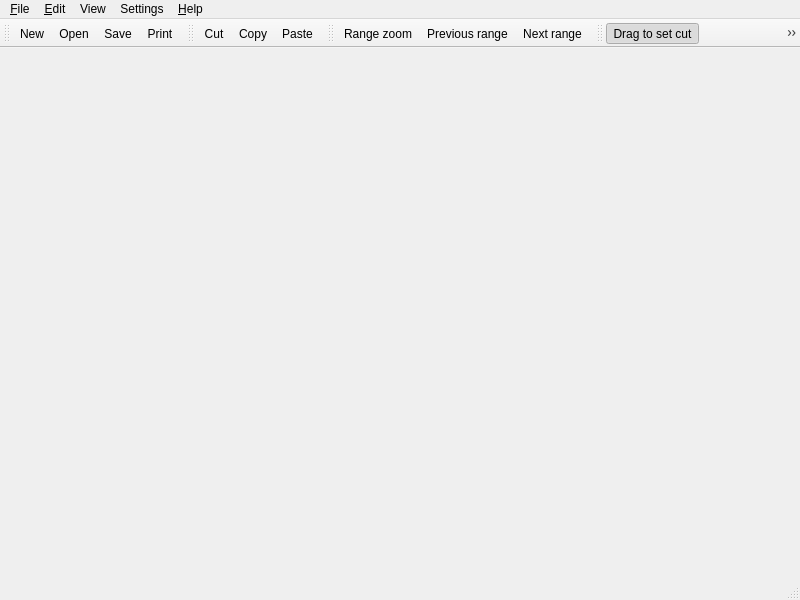
 <widget class="QMainWindow" name="CanvasWindowBase">
  <property name="geometry">
   <rect>
    <x>0</x>
    <y>0</y>
    <width>800</width>
    <height>600</height>
   </rect>
  </property>
  <property name="windowTitle">
   <string>MainWindow</string>
  </property>
  <widget class="QWidget" name="widget"/>
  <widget class="QMenuBar" name="menubar">
   <property name="geometry">
    <rect>
     <x>0</x>
     <y>0</y>
     <width>800</width>
     <height>22</height>
    </rect>
   </property>
   <widget class="QMenu" name="menu_File">
    <property name="title">
     <string>&amp;File</string>
    </property>
    <addaction name="actionNew"/>
    <addaction name="action_Open"/>
    <addaction name="action_Browse"/>
    <addaction name="action_Save"/>
    <addaction name="actionSave_As"/>
    <addaction name="actionSave_All"/>
    <addaction name="actionSave_All_As"/>
    <addaction name="actionClose"/>
    <addaction name="separator"/>
    <addaction name="actionSave_selected_as_image"/>
    <addaction name="separator"/>
    <addaction name="actionCreate_Ntuple"/>
    <addaction name="actionExport_data_source"/>
    <addaction name="separator"/>
    <addaction name="action_Print"/>
    <addaction name="actionPrinter_Settings"/>
    <addaction name="separator"/>
    <addaction name="separator"/>
    <addaction name="action_Exit"/>
   </widget>
   <widget class="QMenu" name="menuEdit">
    <property name="title">
     <string>&amp;Edit</string>
    </property>
    <addaction name="actionCu_t"/>
    <addaction name="actionC_opy"/>
    <addaction name="action_Paste"/>
    <addaction name="separator"/>
    <addaction name="actionDelete"/>
    <addaction name="separator"/>
    <addaction name="actionSelect_All"/>
    <addaction name="separator"/>
    <addaction name="actionRetile"/>
    <addaction name="actionRetile_Page"/>
    <addaction name="actionUndo"/>
    <addaction name="separator"/>
    <addaction name="actionClear_All"/>
   </widget>
   <widget class="QMenu" name="menuView">
    <property name="title">
     <string>View</string>
    </property>
    <addaction name="actionAdd_page"/>
    <addaction name="separator"/>
    <addaction name="actionLock"/>
    <addaction name="actionUnlock"/>
    <addaction name="actionZoom_in"/>
    <addaction name="actionZoom_out"/>
    <addaction name="actionZoom_reset"/>
    <addaction name="separator"/>
    <addaction name="actionShow_inspector"/>
    <addaction name="actionShow_pick_table"/>
    <addaction name="actionShow_plot_table"/>
    <addaction name="separator"/>
    <addaction name="actionRange_zoom"/>
    <addaction name="actionPrevious_range"/>
    <addaction name="actionNext_range"/>
    <addaction name="separator"/>
    <addaction name="actionDrag_to_set_cut"/>
    <addaction name="actionClick_to_set_cut"/>
    <addaction name="actionDrag_cut_positions"/>
    <addaction name="actionPick_points"/>
    <addaction name="separator"/>
    <addaction name="actionGroup_views"/>
    <addaction name="actionUngroup_views"/>
   </widget>
   <widget class="QMenu" name="menuSettings">
    <property name="title">
     <string>Settings</string>
    </property>
    <addaction name="actionCanvas"/>
    <addaction name="actionPrinter_Settings"/>
    <addaction name="actionFonts"/>
   </widget>
   <widget class="QMenu" name="menu_Help">
    <property name="title">
     <string>&amp;Help</string>
    </property>
    <addaction name="actionHelp"/>
    <addaction name="separator"/>
    <addaction name="actionAbout_HippoDraw"/>
    <addaction name="actionAbout_Qt"/>
   </widget>
   <addaction name="menu_File"/>
   <addaction name="menuEdit"/>
   <addaction name="menuView"/>
   <addaction name="menuSettings"/>
   <addaction name="menu_Help"/>
  </widget>
  <widget class="QStatusBar" name="statusbar"/>
  <widget class="QToolBar" name="fileToolBar">
   <property name="windowTitle">
    <string>File Commands</string>
   </property>
   <property name="iconSize">
    <size>
     <width>24</width>
     <height>24</height>
    </size>
   </property>
   <attribute name="toolBarArea">
    <enum>TopToolBarArea</enum>
   </attribute>
   <attribute name="toolBarBreak">
    <bool>false</bool>
   </attribute>
   <addaction name="actionNew"/>
   <addaction name="action_Open"/>
   <addaction name="action_Save"/>
   <addaction name="action_Print"/>
  </widget>
  <widget class="QToolBar" name="editToolBar">
   <property name="windowTitle">
    <string>Copy/Paste Commands</string>
   </property>
   <property name="iconSize">
    <size>
     <width>24</width>
     <height>24</height>
    </size>
   </property>
   <attribute name="toolBarArea">
    <enum>TopToolBarArea</enum>
   </attribute>
   <attribute name="toolBarBreak">
    <bool>false</bool>
   </attribute>
   <addaction name="actionCu_t"/>
   <addaction name="actionC_opy"/>
   <addaction name="action_Paste"/>
  </widget>
  <widget class="QToolBar" name="viewToolBar">
   <property name="windowTitle">
    <string>Page Commands</string>
   </property>
   <property name="iconSize">
    <size>
     <width>24</width>
     <height>24</height>
    </size>
   </property>
   <attribute name="toolBarArea">
    <enum>TopToolBarArea</enum>
   </attribute>
   <attribute name="toolBarBreak">
    <bool>false</bool>
   </attribute>
   <addaction name="actionRange_zoom"/>
   <addaction name="actionPrevious_range"/>
   <addaction name="actionNext_range"/>
  </widget>
  <widget class="QToolBar" name="cutToolBar">
   <property name="windowTitle">
    <string>Cut Modes</string>
   </property>
   <property name="iconSize">
    <size>
     <width>24</width>
     <height>24</height>
    </size>
   </property>
   <attribute name="toolBarArea">
    <enum>TopToolBarArea</enum>
   </attribute>
   <attribute name="toolBarBreak">
    <bool>false</bool>
   </attribute>
   <addaction name="actionDrag_to_set_cut"/>
   <addaction name="actionClick_to_set_cut"/>
   <addaction name="actionDrag_cut_positions"/>
   <addaction name="actionPick_points"/>
  </widget>
  <action name="actionNew">
   <property name="icon">
    <iconset resource="CanvasWindowBase.qrc">
     <normaloff>:/CanvasWindowBase/images/new.png</normaloff>:/CanvasWindowBase/images/new.png</iconset>
   </property>
   <property name="text">
    <string>&amp;New</string>
   </property>
   <property name="shortcut">
    <string>Ctrl+N</string>
   </property>
  </action>
  <action name="action_Open">
   <property name="icon">
    <iconset resource="CanvasWindowBase.qrc">
     <normaloff>:/CanvasWindowBase/images/open-file.png</normaloff>:/CanvasWindowBase/images/open-file.png</iconset>
   </property>
   <property name="text">
    <string>&amp;Open ...</string>
   </property>
   <property name="shortcut">
    <string>Ctrl+O</string>
   </property>
  </action>
  <action name="action_Browse">
   <property name="text">
    <string>&amp;Browse ...</string>
   </property>
   <property name="toolTip">
    <string>Browse a document file.</string>
   </property>
   <property name="whatsThis">
    <string>Browse a document file without opening it.</string>
   </property>
  </action>
  <action name="action_Save">
   <property name="icon">
    <iconset resource="CanvasWindowBase.qrc">
     <normaloff>:/CanvasWindowBase/images/save.png</normaloff>:/CanvasWindowBase/images/save.png</iconset>
   </property>
   <property name="text">
    <string>&amp;Save</string>
   </property>
   <property name="shortcut">
    <string>Ctrl+S</string>
   </property>
  </action>
  <action name="actionSave_As">
   <property name="text">
    <string>Save &amp;As ...</string>
   </property>
  </action>
  <action name="actionSave_All">
   <property name="text">
    <string>Save All</string>
   </property>
   <property name="toolTip">
    <string>Save canvas and all ntuples</string>
   </property>
  </action>
  <action name="actionSave_All_As">
   <property name="text">
    <string>Save All As ...</string>
   </property>
   <property name="toolTip">
    <string>Save document and ntuples to file</string>
   </property>
  </action>
  <action name="actionClose">
   <property name="text">
    <string>&amp;Close</string>
   </property>
  </action>
  <action name="actionSave_selected_as_image">
   <property name="text">
    <string>Save selected as image ...</string>
   </property>
  </action>
  <action name="actionCreate_Ntuple">
   <property name="text">
    <string>Create NTuple ...</string>
   </property>
   <property name="toolTip">
    <string>Create NTuple from current datasource</string>
   </property>
   <property name="whatsThis">
    <string>Export the selected data source to text or FITS file.</string>
   </property>
  </action>
  <action name="actionExport_data_source">
   <property name="text">
    <string>Export data source</string>
   </property>
   <property name="toolTip">
    <string>Export data source to file</string>
   </property>
  </action>
  <action name="action_Print">
   <property name="icon">
    <iconset resource="CanvasWindowBase.qrc">
     <normaloff>:/CanvasWindowBase/images/print.png</normaloff>:/CanvasWindowBase/images/print.png</iconset>
   </property>
   <property name="text">
    <string>&amp;Print</string>
   </property>
   <property name="toolTip">
    <string>Print document</string>
   </property>
   <property name="shortcut">
    <string>Ctrl+P</string>
   </property>
  </action>
  <action name="actionPrinter_Settings">
   <property name="text">
    <string>Printer Settings</string>
   </property>
   <property name="toolTip">
    <string>Set printer preferences</string>
   </property>
  </action>
  <action name="action_Exit">
   <property name="text">
    <string>&amp;Exit</string>
   </property>
  </action>
  <action name="actionCu_t">
   <property name="icon">
    <iconset resource="CanvasWindowBase.qrc">
     <normaloff>:/CanvasWindowBase/images/cut.png</normaloff>:/CanvasWindowBase/images/cut.png</iconset>
   </property>
   <property name="text">
    <string>Cu&amp;t</string>
   </property>
   <property name="shortcut">
    <string>Ctrl+X</string>
   </property>
  </action>
  <action name="actionC_opy">
   <property name="icon">
    <iconset resource="CanvasWindowBase.qrc">
     <normaloff>:/CanvasWindowBase/images/copy.png</normaloff>:/CanvasWindowBase/images/copy.png</iconset>
   </property>
   <property name="text">
    <string>C&amp;opy</string>
   </property>
   <property name="shortcut">
    <string>Ctrl+C</string>
   </property>
  </action>
  <action name="action_Paste">
   <property name="icon">
    <iconset resource="CanvasWindowBase.qrc">
     <normaloff>:/CanvasWindowBase/images/paste.png</normaloff>:/CanvasWindowBase/images/paste.png</iconset>
   </property>
   <property name="text">
    <string>&amp;Paste</string>
   </property>
   <property name="whatsThis">
    <string/>
   </property>
   <property name="shortcut">
    <string>Ctrl+V</string>
   </property>
  </action>
  <action name="actionDelete">
   <property name="text">
    <string>Delete</string>
   </property>
   <property name="toolTip">
    <string>Remove from canvas</string>
   </property>
   <property name="whatsThis">
    <string>Remove selected items from canvas without pasting to pasteboard.</string>
   </property>
   <property name="shortcut">
    <string>Del</string>
   </property>
  </action>
  <action name="actionSelect_All">
   <property name="text">
    <string>Select &amp;All</string>
   </property>
   <property name="toolTip">
    <string>Select all canvas items</string>
   </property>
   <property name="shortcut">
    <string>Ctrl+A</string>
   </property>
  </action>
  <action name="actionRetile">
   <property name="text">
    <string>Retile</string>
   </property>
   <property name="toolTip">
    <string>Retile all items on canvas</string>
   </property>
  </action>
  <action name="actionRetile_Page">
   <property name="text">
    <string>Retile Page</string>
   </property>
   <property name="toolTip">
    <string>Retiles the current page</string>
   </property>
  </action>
  <action name="actionUndo">
   <property name="text">
    <string>Undo</string>
   </property>
   <property name="toolTip">
    <string>Restores item to state when selected</string>
   </property>
  </action>
  <action name="actionClear_All">
   <property name="text">
    <string>Clear All</string>
   </property>
   <property name="toolTip">
    <string>Clear all canvas items</string>
   </property>
  </action>
  <action name="actionAdd_page">
   <property name="text">
    <string>Add page</string>
   </property>
   <property name="toolTip">
    <string>Adds a page to the document.</string>
   </property>
  </action>
  <action name="actionLock">
   <property name="text">
    <string>Lock</string>
   </property>
   <property name="toolTip">
    <string>Locks the position and size of selected item.</string>
   </property>
  </action>
  <action name="actionUnlock">
   <property name="enabled">
    <bool>false</bool>
   </property>
   <property name="text">
    <string>Unlock</string>
   </property>
   <property name="toolTip">
    <string>Unlocks the position and size of the selected item</string>
   </property>
  </action>
  <action name="actionZoom_in">
   <property name="text">
    <string>Zoom in</string>
   </property>
   <property name="shortcut">
    <string>Ctrl++</string>
   </property>
  </action>
  <action name="actionZoom_out">
   <property name="text">
    <string>Zoom out</string>
   </property>
   <property name="shortcut">
    <string>Ctrl+-</string>
   </property>
  </action>
  <action name="actionZoom_reset">
   <property name="text">
    <string>Zoom reset</string>
   </property>
   <property name="shortcut">
    <string>Ctrl+0</string>
   </property>
  </action>
  <action name="actionShow_inspector">
   <property name="text">
    <string>Show inspector</string>
   </property>
  </action>
  <action name="actionShow_pick_table">
   <property name="text">
    <string>Show pick table</string>
   </property>
   <property name="toolTip">
    <string>Show a list of selected points.</string>
   </property>
  </action>
  <action name="actionShow_plot_table">
   <property name="text">
    <string>Show plot table</string>
   </property>
   <property name="toolTip">
    <string>Show a table of plots on current canvas</string>
   </property>
  </action>
  <action name="actionRange_zoom">
   <property name="checkable">
    <bool>true</bool>
   </property>
   <property name="icon">
    <iconset resource="CanvasWindowBase.qrc">
     <normaloff>:/CanvasWindowBase/images/zoom.png</normaloff>:/CanvasWindowBase/images/zoom.png</iconset>
   </property>
   <property name="text">
    <string>Range zoom</string>
   </property>
   <property name="toolTip">
    <string>Toggles range zoom mode</string>
   </property>
  </action>
  <action name="actionPrevious_range">
   <property name="icon">
    <iconset resource="CanvasWindowBase.qrc">
     <normaloff>:/CanvasWindowBase/images/previous.png</normaloff>:/CanvasWindowBase/images/previous.png</iconset>
   </property>
   <property name="text">
    <string>Previous range</string>
   </property>
   <property name="toolTip">
    <string>Sets range to previoius saved one</string>
   </property>
  </action>
  <action name="actionNext_range">
   <property name="icon">
    <iconset resource="CanvasWindowBase.qrc">
     <normaloff>:/CanvasWindowBase/images/next.png</normaloff>:/CanvasWindowBase/images/next.png</iconset>
   </property>
   <property name="text">
    <string>Next range</string>
   </property>
   <property name="toolTip">
    <string>Sets range to next saved one</string>
   </property>
  </action>
  <action name="actionGroup_views">
   <property name="text">
    <string>Group views</string>
   </property>
  </action>
  <action name="actionUngroup_views">
   <property name="text">
    <string>Ungroup views</string>
   </property>
  </action>
  <action name="actionCanvas">
   <property name="text">
    <string>Canvas ...</string>
   </property>
  </action>
  <action name="actionFonts">
   <property name="text">
    <string>Fonts ..</string>
   </property>
  </action>
  <action name="actionDefault_toolbar">
   <property name="text">
    <string>Default toolbar</string>
   </property>
  </action>
  <action name="actionHelp">
   <property name="text">
    <string>Help</string>
   </property>
  </action>
  <action name="actionAbout_HippoDraw">
   <property name="text">
    <string>About HippoDraw</string>
   </property>
  </action>
  <action name="actionAbout_Qt">
   <property name="text">
    <string>About Qt</string>
   </property>
  </action>
  <action name="actionDefault_Toolbar">
   <property name="text">
    <string>Default Toolbar</string>
   </property>
  </action>
  <actiongroup name="m_set_fitter">
   <property name="exclusive">
    <bool>true</bool>
   </property>
   <property name="name" stdset="0">
    <cstring>m_set_fitter</cstring>
   </property>
  </actiongroup>
  <actiongroup name="cutActionGroup">
   <action name="actionDrag_to_set_cut">
    <property name="checkable">
     <bool>true</bool>
    </property>
    <property name="checked">
     <bool>true</bool>
    </property>
    <property name="icon">
     <iconset resource="CanvasWindowBase.qrc">
      <normaloff>:/CanvasWindowBase/images/drag-cut-edge.png</normaloff>:/CanvasWindowBase/images/drag-cut-edge.png</iconset>
    </property>
    <property name="text">
     <string>Drag to set cut</string>
    </property>
    <property name="toolTip">
     <string>Drag to set cut edge</string>
    </property>
    <property name="shortcut">
     <string>Ctrl+1</string>
    </property>
   </action>
   <action name="actionClick_to_set_cut">
    <property name="checkable">
     <bool>true</bool>
    </property>
    <property name="icon">
     <iconset resource="CanvasWindowBase.qrc">
      <normaloff>:/CanvasWindowBase/images/click-cut-edge.png</normaloff>:/CanvasWindowBase/images/click-cut-edge.png</iconset>
    </property>
    <property name="text">
     <string>Click to set cut</string>
    </property>
    <property name="toolTip">
     <string>Click to set cut edge</string>
    </property>
    <property name="shortcut">
     <string>Ctrl+2</string>
    </property>
   </action>
   <action name="actionDrag_cut_positions">
    <property name="checkable">
     <bool>true</bool>
    </property>
    <property name="icon">
     <iconset resource="CanvasWindowBase.qrc">
      <normaloff>:/CanvasWindowBase/images/drag-cut-position.png</normaloff>:/CanvasWindowBase/images/drag-cut-position.png</iconset>
    </property>
    <property name="text">
     <string>Drag cut position</string>
    </property>
    <property name="toolTip">
     <string>Drag to set cut position</string>
    </property>
    <property name="shortcut">
     <string>Ctrl+3</string>
    </property>
   </action>
   <action name="actionPick_points">
    <property name="checkable">
     <bool>true</bool>
    </property>
    <property name="icon">
     <iconset resource="CanvasWindowBase.qrc">
      <normaloff>:/CanvasWindowBase/images/pick-points.png</normaloff>:/CanvasWindowBase/images/pick-points.png</iconset>
    </property>
    <property name="text">
     <string>Pick points</string>
    </property>
    <property name="shortcut">
     <string>Ctrl+4</string>
    </property>
   </action>
   <property name="name" stdset="0">
    <cstring>cutActionGroup</cstring>
   </property>
  </actiongroup>
  <actiongroup name="m_recent_files">
   <property name="name" stdset="0">
    <cstring>m_recent_files</cstring>
   </property>
  </actiongroup>
 </widget>
